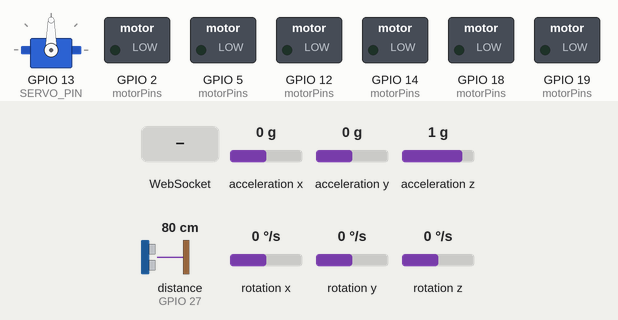
This program was run on a simulated ESP32. On the bench: servo, switched loads named in the program (green lamp = pin HIGH). Wiring (inferred from the names in the program): ultrasonic range finder: trigger GPIO 26; echo GPIO 27; MPU-9250 motion sensor at I2C address 0x68. Inputs (shaded band) come from the test bench; at power-on: distance to the obstacle (sensor on GPIO 27) 80 cm, acceleration x 0 g, acceleration y 0 g, acceleration z 1 g, rotation x 0 °/s, rotation y 0 °/s, rotation z 0 °/s. The echo pulse lasts 58.3 µs per cm; WiFi joins after 1.5 s; servers stay silent unless stated; pins used as bus, display or sensor lines are not drawn; what the program prints to the serial monitor is not drawn.

Above: at 11.7 s.
11.8 s: WebSocket text "C" received
13.3 s: WebSocket text "C" received
At 14.5 s:
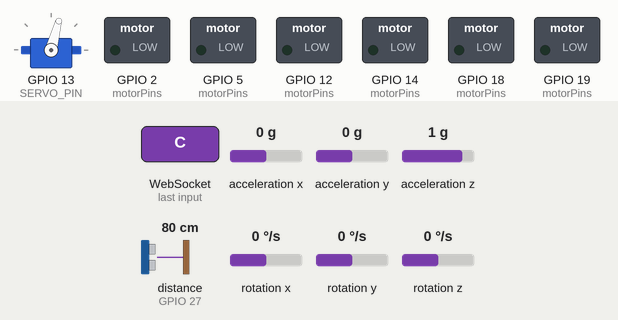
16.3 s: distance to the obstacle (sensor on GPIO 27) set to 9 cm
At 17.7 s:
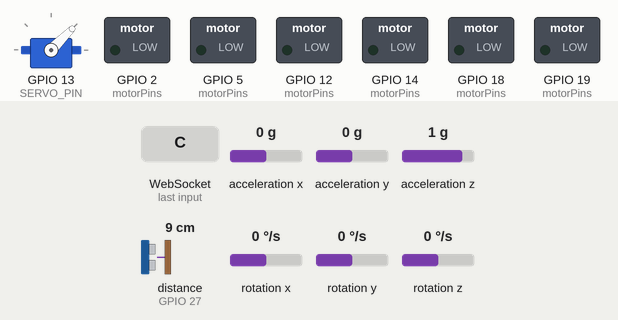
19.3 s: WebSocket text "0" received
At 22.0 s:
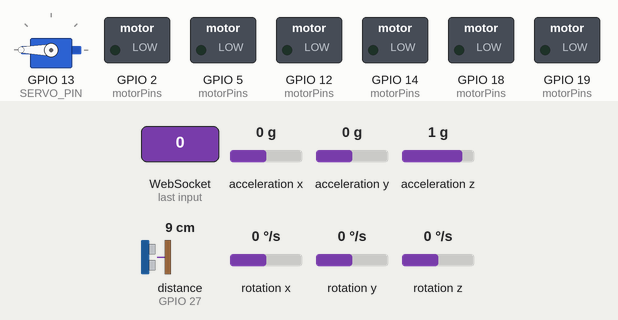
22.3 s: distance to the obstacle (sensor on GPIO 27) set to 2 cm
25.3 s: distance to the obstacle (sensor on GPIO 27) set to 35 cm
At 29.1 s:
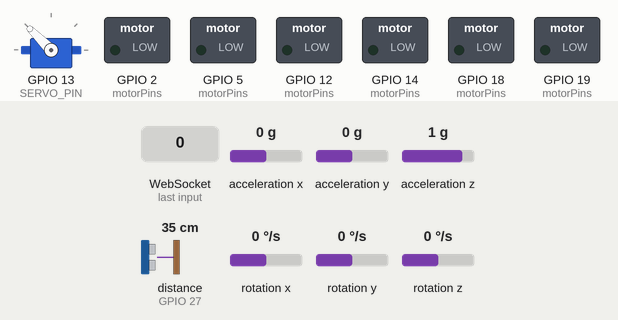
Timing chart, 0 to 29.3 s (numbered marks = the images above; inputs shaded):
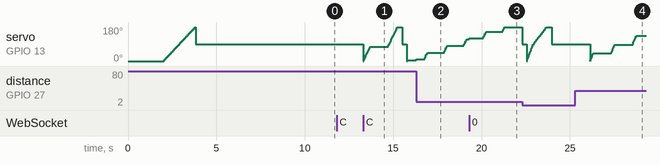

Measured:
- after the input at 11.8 s, every drawn part: stays the same

The program:

main.cpp
```cpp
#include <Arduino.h>
#include <WiFi.h>
#include <WebSocketsServer.h>
#include "car.h"
#include "websocket_handler.h"
#include "tasks.h"
#include "config.h"

// WebSocket servers
WebSocketsServer commandWebSocket(81); // WebSocket for receiving commands
WebSocketsServer dataWebSocket(82);    // WebSocket for sending data

// Static IP configuration
IPAddress local_IP(192, 168, 137, 120);    // Replace with your desired static IP
IPAddress gateway(192, 168, 1, 1);         // Replace with your router's gateway
IPAddress subnet(255, 255, 255, 0);        // Subnet mask
IPAddress primaryDNS(8, 8, 8, 8);          // Optional: Primary DNS server
IPAddress secondaryDNS(8, 8, 4, 4);        // Optional: Secondary DNS server

// Create Car Object
int motorPins[] = {MOTOR_ENA, MOTOR_ENB, MOTOR_IN1, MOTOR_IN2, MOTOR_IN3, MOTOR_IN4};
int imuPins[] = {SDA_PIN, SCL_PIN};
int ultrasonicPins[] = {TRIGGER_PIN, ECHO_PIN};
Car car(motorPins, imuPins, ultrasonicPins, SERVO_PIN, &dataWebSocket);

void setup() {
    Serial.begin(115200);
    Serial.println("Starting ESP32 Car...");

    // Configure static IP
    if (!WiFi.config(local_IP, gateway, subnet, primaryDNS, secondaryDNS)) {
        Serial.println("STA Failed to configure");
    }

    // Connect to WiFi
    WiFi.setHostname("ESP32-Car");
    WiFi.begin(ssid, password); // Replace with your WiFi credentials
    while (WiFi.status() != WL_CONNECTED) {
        delay(1000);
        Serial.println("Connecting to WiFi...");
    }
    Serial.println("Connected to WiFi");
    Serial.print("IP Address: ");
    Serial.println(WiFi.localIP());

    // Initialize WebSocket servers
    commandWebSocket.begin();
    commandWebSocket.onEvent(handleCommandWebSocketEvent);

    dataWebSocket.begin();
    dataWebSocket.onEvent(handleDataWebSocketEvent);

    // Initialize car components
    car.initComponents();
    Serial.println("Car components initialized.");

    // Initialize FreeRTOS tasks
    initTasks(&car, &commandWebSocket, &dataWebSocket);
}

void loop() {
    // Process WebSocket events
    commandWebSocket.loop();
    dataWebSocket.loop();
}
```

car.h
```cpp
#ifndef ESP32_SLAM_CAR_H
#define ESP32_SLAM_CAR_H

#include <Arduino.h>
#include "motor.h"
#include "servo.h"
#include "imu.h"
#include "ultrasonic_sensor.h"
#include <WebSocketsServer.h> // Include the WebSocket library

const int MIN_DISTANCE = 20;

class Car : public Motor, public IMUSensor, public UltrasonicSensor {
private:
int speed;

public:
    WebSocketsServer *webSocket; // Pointer to the WebSocket server
    Car(int motorPins[], int imuPins[], int ultrasonicPins[], int servoPin, WebSocketsServer *webSocket);
    ~Car();
    void initComponents();
    void drive(char command);
    bool isObstacleDetected();
    String getCarData(float dt);
    int getSpeed() const { return speed; } // Getter for speed
    void setServoAngle(int angle); // Method to set the servo angle
};

#endif // ESP32_SLAM_CAR_H
```

imu.h
```cpp
#ifndef ESP32_SLAM_IMU_SENSOR_H
#define ESP32_SLAM_IMU_SENSOR_H

#include <Wire.h>
#include <Arduino.h>
#include <math.h>
#include <algorithm>

#define MPU9250_ADDRESS 0x68
#define GYRO_FULL_SCALE_2000_DPS 0x18
#define ACC_FULL_SCALE_4_G       0x08
#define acc_sensitivity 8192 // LSB/g
#define gyro_sensitivity 16.4

#define g 9.81

// #define MAG_ADDRESS 0x0C
// #define ACC_FULL_SCALE_2_G       0x00
// #define ACC_FULL_SCALE_8_G       0x10
// #define ACC_FULL_SCALE_16_G      0x18


#define ALPHA 0.2  // Smoothing factor (adjust between 0.05 - 0.2 for best results)

struct IMUData {
    float accel[3];  // {ax, ay, az} in m/s²
    float gyro[3];   // {gx, gy, gz} in degrees/s
    float roll, pitch, yaw; // Orientation angles in degrees
};

class IMUSensor {
    public:
    IMUSensor(int imuPins[]);
    void begin();
    void calibrateIMU();
    IMUData readSensor(float dt);
    String getIMUJson(IMUData data);

    private:
    int SDA , SCL ; // I2C SCL pin
    void I2Cread(uint8_t Address, uint8_t Register, uint8_t Nbytes, uint8_t* Data);
    void I2CwriteByte(uint8_t Address, uint8_t Register, uint8_t Data);
    void applyLowPassFilter(IMUData &data);
    void applyKalmanFilter(IMUData &data);
    void applyHighPassFilter(IMUData &data);
    void applyMedianFilter(IMUData &data);
    float median(float buffer[5][3], int index);

    float gyroBias[3] = {0};  // Bias correction for gyroscope
    float accelBias[3] = {0}; // Bias correction for accelerometer
    float roll, pitch, yaw;  // Stores ongoing roll, pitch, yaw values
};

#endif
```

motor.h
```cpp
#ifndef ESP32_SLAM_MOTOR_H
#define ESP32_SLAM_MOTOR_H
class Motor
{
private:
    int ENA, ENB, IN1, IN2, IN3, IN4;
public:
    Motor(int ENA, int ENB, int IN1, int IN2, int IN3, int IN4);
    void moveForward(int speed);
    void moveBackward(int speed);
    void turnLeft(int speed);
    void turnRight(int speed);
    void stopMotor();
    void setSpeed(int speed);
};
#endif // ESP32_SLAM_MOTOR_H
```

servo.h
```cpp
#ifndef ESP32_SLAM_SERVO_MOTOR_H
#define ESP32_SLAM_SERVO_MOTOR_H

#include <Arduino.h>
#include <ESP32Servo.h>  // ESP32 requires this library for servo control

class ServoMotor {
private:
    Servo servo;
    int servoPin;

public:
    ServoMotor(int pin);
    void begin();
    void setAngle(int angle);
};

#endif
```

tasks.h
```cpp
#ifndef TASKS_H
#define TASKS_H

#include <WebSocketsServer.h>
#include "car.h"

// Initialize FreeRTOS tasks
void initTasks(Car *car, WebSocketsServer *commandWebSocket, WebSocketsServer *dataWebSocket);

#endif
```

ultrasonic_sensor.h
```cpp
#ifndef ESP32_SLAM_ULTRA_H
#define ESP32_SLAM_ULTRA_H

#include <Arduino.h>
#include <servo.h>

// Define scan range and step size
const int  SCAN_START = 0; // Start angle in degrees
const int  SCAN_END  = 180; // End angle in degrees
const int STEP_SIZE  = 5; // Step size in degrees
const int SCAN_DELAY =  50; // Delay in milliseconds between scans
const int MAX_RANGE  = 1 ;// Maximum range in meters
const int MAX_SCANS = ((SCAN_END - SCAN_START) / STEP_SIZE + 1);
const int num_of_iterations = 3; // Number of iterations for the scan

struct UltraData{
    int angles[MAX_SCANS];
    float distances[MAX_SCANS];
    int size;
};

class UltrasonicSensor: public ServoMotor {
    private:
    int triggerPin;
    int echoPin;
    UltraData ultraData;
    int scanSize;
    bool isScanning = false;


public:
    UltrasonicSensor(int trigPin, int echoPin, int servoPin);
    void begin();
    UltraData performScan();
    UltraData performScanStep();
    float getDistance();  // Returns distance in cm
    String getJson(int angles[], float distances[], int size);
};

#endif
```

websocket_handler.h
```cpp
#ifndef WEBSOCKET_HANDLER_H
#define WEBSOCKET_HANDLER_H

#include <WebSocketsServer.h>
#include "car.h"
#include "tasks.h"

// WebSocket event handlers
void handleCommandWebSocketEvent(uint8_t num, WStype_t type, uint8_t *payload, size_t length);
void handleDataWebSocketEvent(uint8_t num, WStype_t type, uint8_t *payload, size_t length);

#endif
```

car.cpp
```cpp
#include "../include/car.h"

Car::Car(int motorPins[], int imuPins[], int ultrasonicPins[], int servoPin, WebSocketsServer *webSocket)
    // Initialize the base classes with the provided pins
    : Motor(motorPins[0], motorPins[1], motorPins[2], motorPins[3], motorPins[4], motorPins[5]),
      IMUSensor(imuPins),
      UltrasonicSensor(ultrasonicPins[0], ultrasonicPins[1],servoPin) // Pass servo if needed
 {
    this->speed = 250; // Default speed
    this->webSocket = webSocket; // Store the WebSocket reference
}

Car::~Car() {}

void Car::initComponents() {
    Motor::stopMotor();
    UltrasonicSensor::begin();
    IMUSensor::begin();
}

void scanTask(void *parameter) {
    Car *car = (Car *)parameter; // Cast the parameter to a Car object

    // Initialize variables for scanning
    UltraData data;
    bool scanComplete = false;


    while (!scanComplete) {
        // Perform one step of the scan
        // data = car->UltrasonicSensor::performScanStep();
        data = car->UltrasonicSensor::performScan();

        // Check if the scan is complete
        if (data.size > 0 && data.angles[data.size - 1] == SCAN_END) {
            scanComplete = true;
        }

        // Yield to other tasks to avoid blocking
        vTaskDelay(10 / portTICK_PERIOD_MS);
    }

    // Convert the scan data to JSON
    String scanJson = car->UltrasonicSensor::getJson(data.angles, data.distances, data.size);
    String jsonResponse = "{\"mode\":\"scanning\",\"timestamp\":" + String(millis()) + ",\"scan\":" + scanJson + "}";

    // Send the scan data via WebSocket
    if (car->webSocket != nullptr) {
        car->webSocket->broadcastTXT(jsonResponse);
    } else {
        Serial.println("Error: WebSocket reference is null.");
    }

    // Print the scan data to the Serial Monitor
    Serial.println("Scan data sent: " + jsonResponse);
    Serial.println("Scan complete.");

    // Delete the task after completion
    vTaskDelete(NULL);
}

void Car::drive(char command) {

    switch (command) {
    case 'F':
        Motor::moveForward(speed);
        // isObstacleDetected();
        break;
    case 'B':
        Motor::moveBackward(speed);
        break;
    case 'L':
        Motor::turnLeft(speed);
        break;
    case 'R':
        Motor::turnRight(speed);
        break;
    case 'S':
        Motor::stopMotor();
        break;
    case 'C':
        xTaskCreate(scanTask, "ScanTask", 4096, this, 1, NULL); // Create a new task for scanning
        break;
    default:
        break;
    }
}

bool Car::isObstacleDetected() {
    float currentDistance = UltrasonicSensor::getDistance();
    if (currentDistance < MIN_DISTANCE) {
        Motor::stopMotor();
        return true;
    }
    return false;
}

String Car::getCarData(float dt) {
    String imuJson = IMUSensor::getIMUJson(IMUSensor::readSensor(dt));
    return "{\"mode\":\"moving\",\"timestamp\":" + String(millis()) + ",\"car\":{ \"imu\": "+ imuJson + ",\"ultra\":" + UltrasonicSensor::getDistance() + "}}";
}


void Car::setServoAngle(int angle) {
    UltrasonicSensor::setAngle(angle); // Use the UltrasonicSensor's setAngle method
    Serial.printf("Servo angle updated to: %d\n", angle);
}
```

imu.cpp
```cpp
#include "../include/imu.h"


IMUSensor::IMUSensor(int imuPins[]){
    this->roll = 0, this->pitch =0 , this->yaw = 0 ;
    this->accelBias[0] = 0, this->accelBias[1] = 0, this->accelBias[2] = 0;
    this->gyroBias[0] = 0, this->gyroBias[1] = 0, this->gyroBias[2] = 0;
    this->SDA = imuPins[0]; // I2C SDA pin
    this->SCL = imuPins[1]; // I2C SCL pin
    Wire.begin(SDA, SCL); // Initialize I2C with custom SDA and SCL pins
    // Wire.setClock(200000); // Set I2C speed to 200kHz (default is 100kHz)
    Serial.println("IMU Sensor Initialized");
}

void IMUSensor::begin()
{
    I2CwriteByte(MPU9250_ADDRESS, 28, ACC_FULL_SCALE_4_G);
    I2CwriteByte(MPU9250_ADDRESS, 27, GYRO_FULL_SCALE_2000_DPS);
    I2CwriteByte(MPU9250_ADDRESS, 0x37, 0x02);
    // I2CwriteByte(MAG_ADDRESS, 0x0A, 0x01);
    delay(1000);
    calibrateIMU();
}

void IMUSensor::I2Cread(uint8_t Address, uint8_t Register, uint8_t Nbytes, uint8_t *Data)
{
    Wire.beginTransmission(Address);
    Wire.write(Register);
    Wire.endTransmission();
    Wire.requestFrom(Address, Nbytes);
    for (uint8_t i = 0; i < Nbytes; i++)
    {
        if (Wire.available())
            Data[i] = Wire.read();
    }
}

void IMUSensor::I2CwriteByte(uint8_t Address, uint8_t Register, uint8_t Data)
{
    Wire.beginTransmission(Address);
    Wire.write(Register);
    Wire.write(Data);
    Wire.endTransmission();
}

void IMUSensor::applyLowPassFilter(IMUData &data)
{
    static float prevAccel[3] = {0, 0, 0};
    // static float prevGyro[3] = {0, 0, 0};

    // Apply LPF
    for (int i = 0; i < 3; i++)
    {
        data.accel[i] = ALPHA * data.accel[i] + (1 - ALPHA) * prevAccel[i];
        // data.gyro[i] = ALPHA * data.gyro[i] + (1 - ALPHA) * prevGyro[i];

        // Update previous values
        prevAccel[i] = data.accel[i];
        // prevGyro[i] = data.gyro[i];
    }
}

void IMUSensor::applyKalmanFilter(IMUData &data)
{
    static float x[3] = {0, 0, 0}; // Estimated state
    static float P[3] = {1, 1, 1}; // Error covariance
    float Q = 0.005;               // Process noise covariance
    float R = 0.02;                // Measurement noise covariance

    for (int i = 0; i < 3; i++)
    {
        float P_pred = P[i] + Q;
        float K = P_pred / (P_pred + R); // Kalman gain
        x[i] = x[i] + K * (data.accel[i] - x[i]);
        P[i] = (1 - K) * P_pred;
        data.accel[i] = x[i];
    }
}

// High-Pass Filter (HPF) implementation
void IMUSensor::applyHighPassFilter(IMUData &data)
{
    static float prevAccel[3] = {0, 0, 0};
    // static float prevGyro[3] = {0, 0, 0};
    static float prevAccelOutput[3] = {0, 0, 0};
    // static float prevGyroOutput[3] = {0, 0, 0};

    float alpha = 0.1; // HPF coefficient, tune this value

    for (int i = 0; i < 3; i++)
    {
        // High-Pass filter for accelerometer and gyroscope
        data.accel[i] = alpha * (prevAccelOutput[i] + data.accel[i] - prevAccel[i]);
        // data.gyro[i] = alpha * (prevGyroOutput[i] + data.gyro[i] - prevGyro[i]);

        // Save the current data for the next loop
        prevAccel[i] = data.accel[i];
        // prevGyro[i] = data.gyro[i];
        prevAccelOutput[i] = data.accel[i];
        // prevGyroOutput[i] = data.gyro[i];
    }
}

// Median Filter implementation for removing spikes/outliers
void IMUSensor::applyMedianFilter(IMUData &data)
{
    static float accelBuffer[5][3] = {0};
    // static float gyroBuffer[5][3] = {0};

    // Shift old values in the buffer (from end to beginning)
    for (int i = 3; i >= 0; i--) { // Shift only the first 4 elements
        for (int j = 0; j < 3; j++) {
            accelBuffer[i + 1][j] = accelBuffer[i][j];
            // gyroBuffer[i + 1][j] = gyroBuffer[i][j];
        }
    }

    // Store new sensor readings in the first position
    for (int i = 0; i < 3; i++) {
        accelBuffer[0][i] = data.accel[i];
        // gyroBuffer[0][i] = data.gyro[i];
    }

    // Apply median filter to accelerometer and gyroscope data
    for (int i = 0; i < 3; i++) {
        data.accel[i] = median(accelBuffer, i); // Find median for accel data
        // data.gyro[i] = median(gyroBuffer, i);   // Find median for gyro data
    }
}

// Helper function to calculate median of 5 values
float IMUSensor::median(float buffer[7][3], int index)
{
    float values[7];
    for (int i = 0; i < 5; i++)
    {
        values[i] = buffer[i][index];
    }
    std::sort(values, values + 5); // Sort the values
    return values[2]; // Return the middle value (the median)
}

void IMUSensor::calibrateIMU() {
    int numSamples = 100; // Increase the number of samples
    float gyroSum[3] = {0}, accelSum[3] = {0};
    uint8_t Buf[14];

    // Discard initial unstable readings
    for (int i = 0; i < 10; i++) {
        I2Cread(MPU9250_ADDRESS, 0x3B, 14, Buf);
        delay(50);
    }

    // Collect samples
    for (int i = 0; i < numSamples; i++) {
        I2Cread(MPU9250_ADDRESS, 0x3B, 14, Buf);

        int16_t axx = -(Buf[0] << 8 | Buf[1]);
        int16_t ayy = -(Buf[2] << 8 | Buf[3]);
        int16_t azz = (Buf[4] << 8 | Buf[5]);
        int16_t gxx = (Buf[8] << 8 | Buf[9]);
        int16_t gyy = (Buf[10] << 8 | Buf[11]);
        int16_t gzz = -(Buf[12] << 8 | Buf[13]);

        float ax = axx * g / acc_sensitivity;
        float ay = ayy * g / acc_sensitivity;
        float az = azz * g / acc_sensitivity;
        float gx = gxx / gyro_sensitivity;
        float gy = gyy / gyro_sensitivity;
        float gz = gzz / gyro_sensitivity;

        accelSum[0] += ax;
        accelSum[1] += ay;
        accelSum[2] += az;
        gyroSum[0] += gx;
        gyroSum[1] += gy;
        gyroSum[2] += gz;

        delay(50); // Increase delay for stability
    }

    // Calculate biases
    for (int i = 0; i < 3; i++) {
        gyroBias[i] = gyroSum[i] / numSamples;
        accelBias[i] = accelSum[i] / numSamples;
    }

    // Adjust Z-axis accelerometer bias for gravity
    accelBias[2] -= g;

    // Print biases for debugging
    // Serial.printf("Accel Bias: X=%.2f, Y=%.2f, Z=%.2f\n", accelBias[0], accelBias[1], accelBias[2]);
    // Serial.printf("Gyro Bias: X=%.2f, Y=%.2f, Z=%.2f\n", gyroBias[0], gyroBias[1], gyroBias[2]);
}

IMUData IMUSensor::readSensor(float dt)
{
    uint8_t Buf[14];
    I2Cread(MPU9250_ADDRESS, 0x3B, 14, Buf);

    IMUData data;
    int16_t ax = -(Buf[0] << 8 | Buf[1]);
    int16_t ay = -(Buf[2] << 8 | Buf[3]);
    int16_t az = (Buf[4] << 8 | Buf[5]);
    int16_t gx = (Buf[8] << 8 | Buf[9]);
    int16_t gy = (Buf[10] << 8 | Buf[11]);
    int16_t gz = -(Buf[12] << 8 | Buf[13]);

    data.accel[0] = ax * g / acc_sensitivity - accelBias[0];
    data.accel[1] = ay * g / acc_sensitivity - accelBias[1];
    data.accel[2] = az * g / acc_sensitivity - accelBias[2];

    gx = (gx / 16.4 - gyroBias[0]) * dt;
    gy = (gy / 16.4 - gyroBias[1]) * dt;
    gz = (gz / 16.4 - gyroBias[2]) * dt;

    data.gyro[0] = gx;
    data.gyro[1] = gy;
    data.gyro[2] = gz;

    applyMedianFilter(data);   // Apply Median Filter
    applyLowPassFilter(data);
    applyHighPassFilter(data); // Apply High-Pass Filter
    applyKalmanFilter(data);

    roll += round(data.gyro[0] * 100) / 100;
    pitch += round(data.gyro[1] * 100) / 100;
    yaw += round(data.gyro[2] * 100) / 100;

    if (abs(roll) > 360)
        roll = 0;
    if (abs(pitch) > 360)
        pitch = 0;
    if (abs(yaw) > 360)
        yaw = 0;

    data.roll = roll;
    data.pitch = pitch;
    data.yaw = yaw;

    return data;
}

String IMUSensor::getIMUJson(IMUData data) {
    return "{\"aX\":" + String(data.accel[0], 2) +
           ",\"aY\":" + String(data.accel[1], 2) +
           ",\"aZ\":" + String(data.accel[2], 2) +
           ",\"gX\":" + String(data.gyro[0], 2) +
           ",\"gY\":" + String(data.gyro[1], 2) +
           ",\"gZ\":" + String(data.gyro[2], 2) +
           ",\"R\":" + String(data.roll, 2) +
           ",\"P\":" + String(data.pitch, 2) +
           ",\"Y\":" + String(data.yaw, 2) + "}";
}
```

Source omitted: motor.cpp (1640 bytes), servo.cpp (729 bytes), tasks.cpp (2882 bytes), ultrasonic_sensor.cpp (5031 bytes), websocket_handler.cpp (3178 bytes), config.h (1037 bytes)
